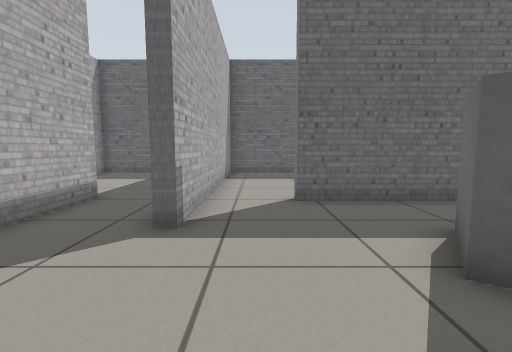
View 1 (above)

13 first-person views from a walk through a robot-simulator world made for Gazebo. The camera is 0.67 m above the floor, tilts 6° down and sees 85° across. The floor is counted in squares, 0.5 m on a side. Each view is taken from the middle of a square. On the plan, view 1 faces up. The plan holds only what a view shows up to about 13 squares ahead; the rest is blank.

View 2
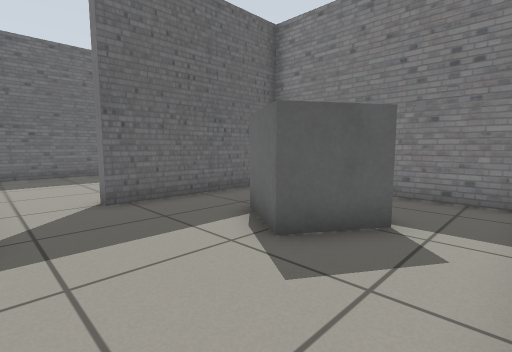

View 3
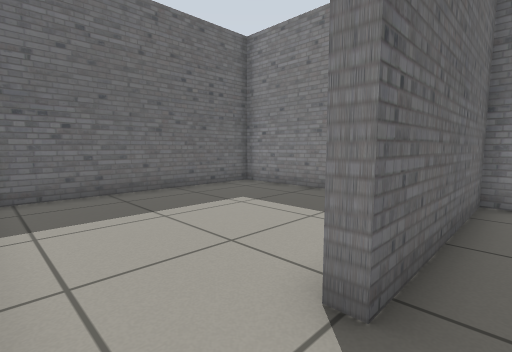

View 4
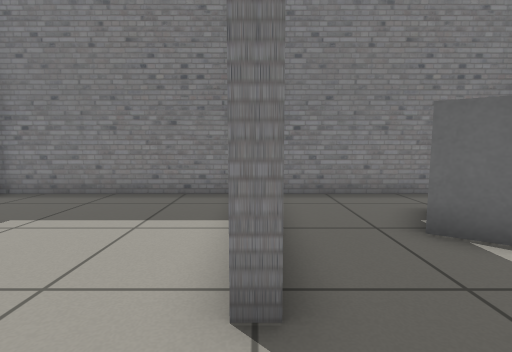

View 5
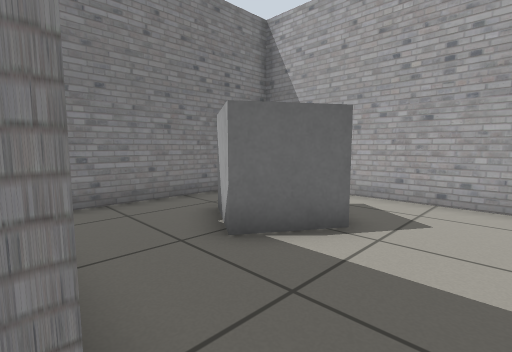

View 6
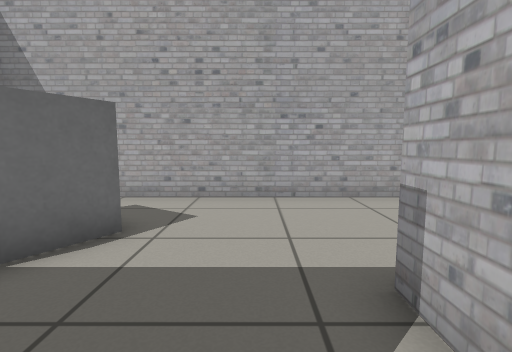

View 7
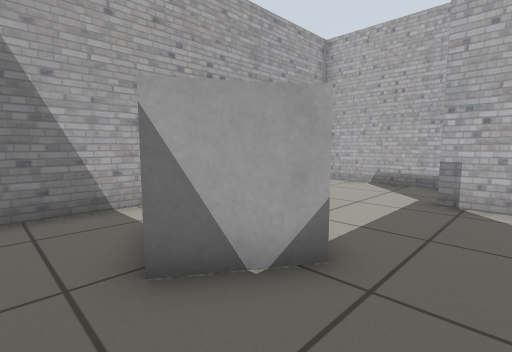

View 8
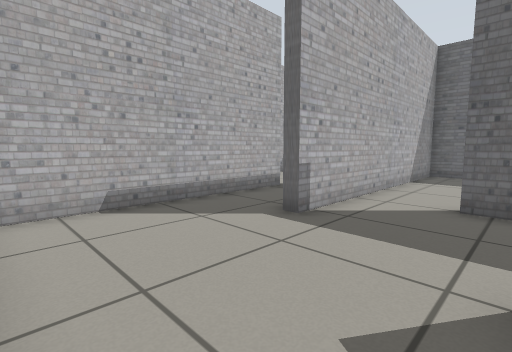

View 9
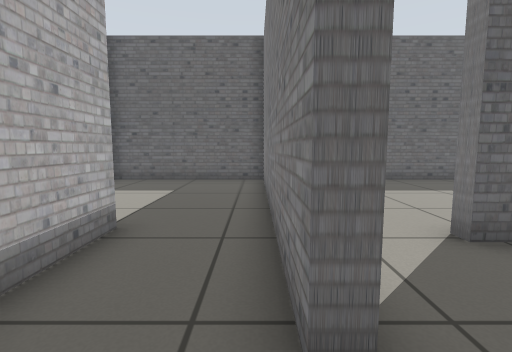

View 10
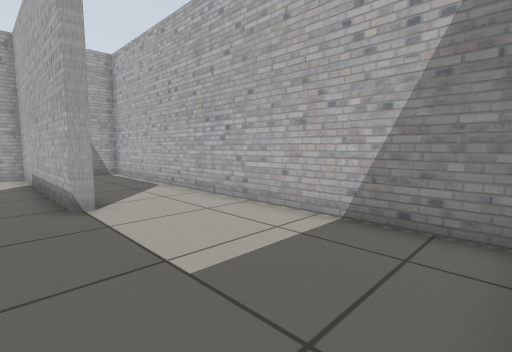

View 11
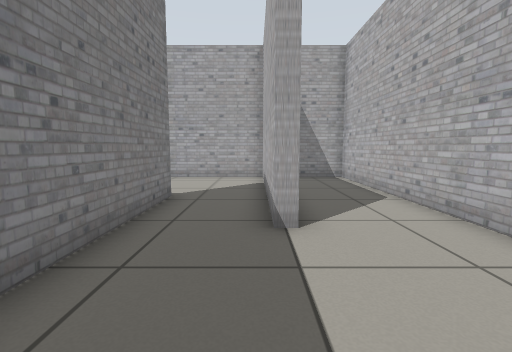

View 12
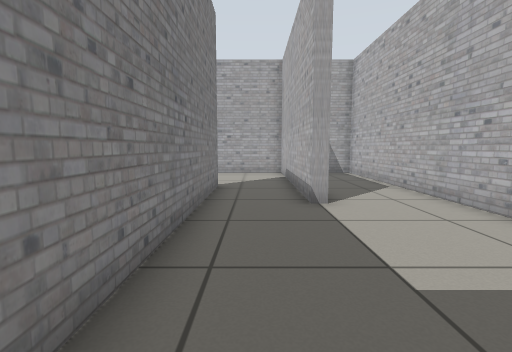

View 13
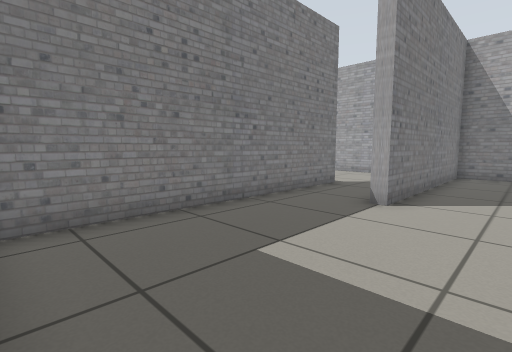

### Floor plan
Ten units are one square. View 1 is at (0, 0); x grows to the right and y downward. Boxes are objects, and circles mark ways between rooms. Rooms are numbered by the first view taken in them; rooms with no view inside come last. Other rooms are left out.
<svg viewBox="-84 -148 157 156">
<path fill="none" stroke="#000" d="M-13 -74 -13 -45 -17 -45 -17 -75M68 -2 68 -68 10 -68 10 -73M-43 -75 -43 3 59 3M-17 -75 -17 -139M-78 -139 -78 3 -47 3 -47 -75 -43 -75M-16 -143 -79 -143M68 -78 68 -143 -13 -143 -13 -74"/>
<rect x="15" y="-45" width="40" height="30" fill="#bbb"><title>grey box</title></rect>
<circle cx="-35" cy="-80" r="3" fill="#2a7"/>
<circle cx="-5" cy="-70" r="3" fill="#2a7"/>
<text x="10" y="-30">1</text>
<text x="-50" y="-90">2</text>
<text x="20" y="-110">3</text>
</svg>
Room 1 opens to room 2. Room 1 opens to room 3.

Where each view was taken, in squares from view 1:
view 1: 0 up, 0 right, facing up
view 2: 0 up, 1 left, facing up-right
view 3: 6 up, 1 left, facing up-right
view 4: 7 up, 1 left, facing right
view 5: 7 up, 0 right, facing down-right
view 6: 7 up, 0 right, facing down
view 7: 6 up, 6 right, facing down-left
view 8: 0 up, 2 right, facing up-left
view 9: 3 up, 2 left, facing up
view 10: 14 up, 3 left, facing down-left
view 11: 12 up, 4 left, facing down
view 12: 14 up, 3 left, facing down
view 13: 14 up, 7 left, facing down-right
